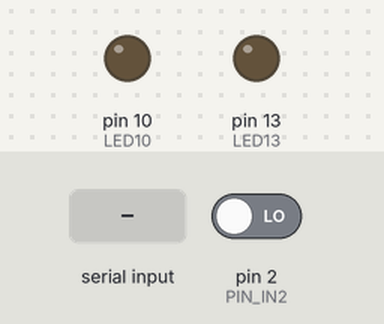
Simulated run of this sketch. Board: Arduino Uno, built with avr-gcc and run on an emulated ATmega328P. Parts: output pins drawn as LEDs (lit = HIGH). Dashed ring = blinking. The test bench sets the inputs (shaded band); at power-on: pin 2 (PIN_IN2) LOW. What the sketch prints to the serial monitor is not drawn.

Above: at 2.2 s.
2.3 s: "o" received over Serial
At 2.9 s:
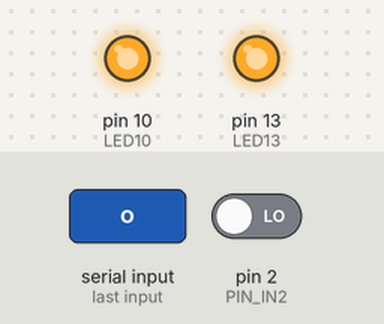
3.8 s: pin 2 (PIN_IN2) driven HIGH
At 4.7 s:
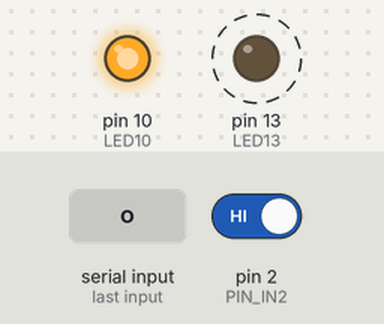
6.8 s: "b" received over Serial
At 7.2 s:
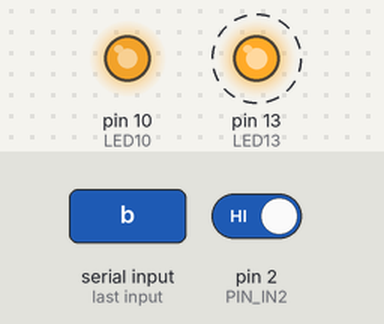
9.8 s: "x" received over Serial
At 10.2 s:
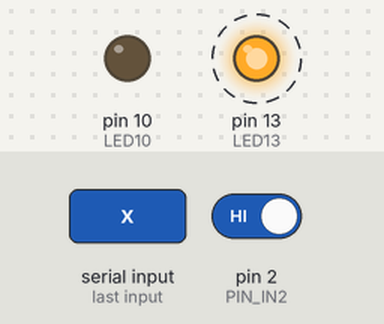
12.8 s: pin 2 (PIN_IN2) driven LOW
At 13.9 s:
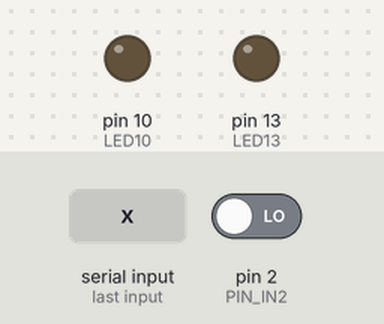
Timing chart, 0 to 15.3 s (numbered marks = the images above; inputs shaded):
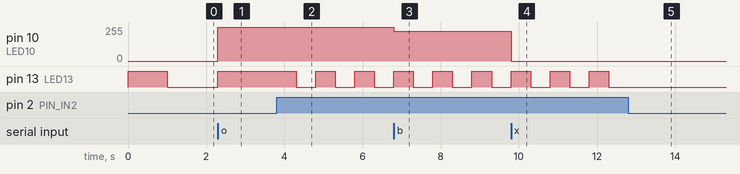

The sketch:

exam01.ino
```cpp
const int LED13 = 13;
const int LED10 = 10;
const int PIN_IN2 = 2;
const int PIN_INA0 = A0; // 14

void setup() {
  Serial.begin(115200);
  Serial.println("Setup Completed.. Hello. Arduino uno~~");
  Serial.println(PIN_INA0);

  pinMode(LED10, OUTPUT);
  pinMode(LED13, OUTPUT);
  pinMode(PIN_IN2, INPUT);

  digitalWrite(LED13, HIGH);

  delay(1000);

  digitalWrite(LED13, LOW);

}

int curVal = 0;

void loop() {
  // toggle by push button : digitalRead
  int in = digitalRead(PIN_IN2);
  if( in == 1 ) {
    if( curVal == 0 ) digitalWrite(LED13, HIGH);
    else digitalWrite(LED13, LOW);
    curVal = (curVal+1)%2;

    delay(500);
  }

  // 입력 읽기 RX
  if(Serial.available()) {
    char ch = Serial.read();
    Serial.print(ch);

    switch(ch) {
      case 'x' :
        digitalWrite(LED13, LOW);
        digitalWrite(LED10, LOW);
        break;
      case 'o' :
        digitalWrite(LED13, HIGH);
        digitalWrite(LED10, HIGH);
        break;
      case 'b' :
        brightLED();
        break;
      default:
        break;
    }
  }

}

void brightLED() {
    // led 밝기 조절 ..

  for(int i=1; i<10; i++) {
    int cnt = 0;
    setLEDAnalog(i);

    // while(true) {
    //   setLED(i);
    //   cnt++;

    //   if(cnt > 100) break;
    // }
  }
}

void setLED(int bright) {
  digitalWrite(LED13, HIGH);
  delay(bright);

  digitalWrite(LED13, LOW);
  delay(10-bright);
}

void setLEDAnalog(int bright) {
  analogWrite(LED10, bright*25);
}
```

Measured:
- after the input at 2.3 s, pin 10 (LED10): 0/255 → 255/255 at once; pin 13 (LED13): LOW → HIGH at once
- after the input at 3.8 s, pin 13 (LED13): alternates HIGH for 0.50 s and LOW for 0.50 s, starting after 0.50 s
- after the input at 6.8 s, pin 10 (LED10): 255/255 → 225/255 at once
- after the input at 9.8 s, pin 10 (LED10): 225/255 → 0/255 at once
- after the input at 12.8 s, pin 13 (LED13): stops changing and stays LOW
